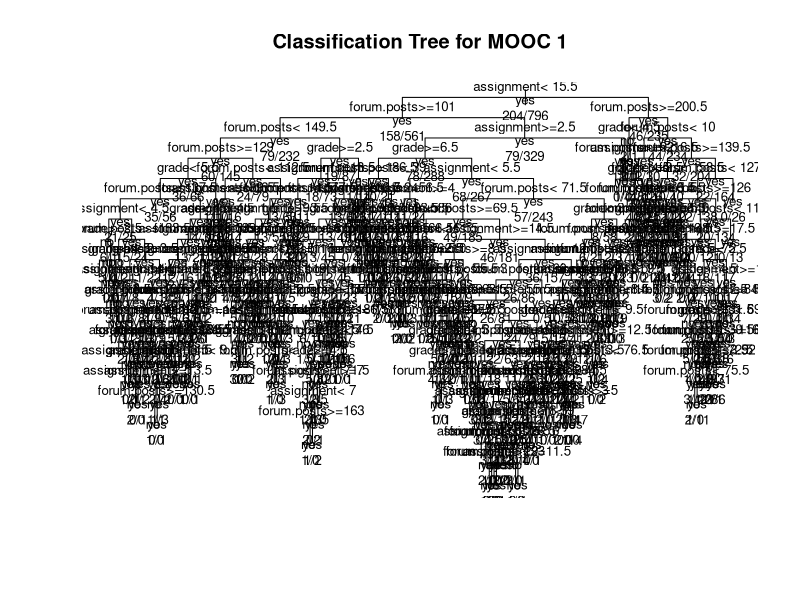
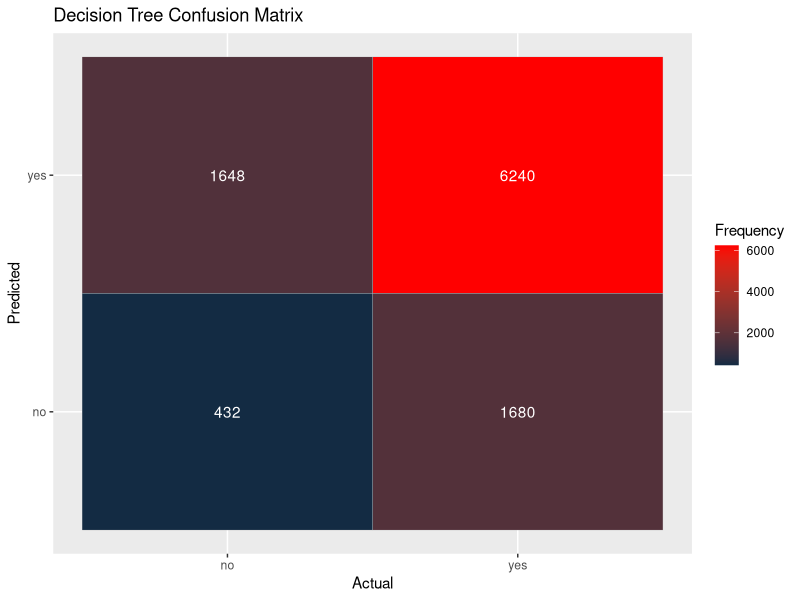
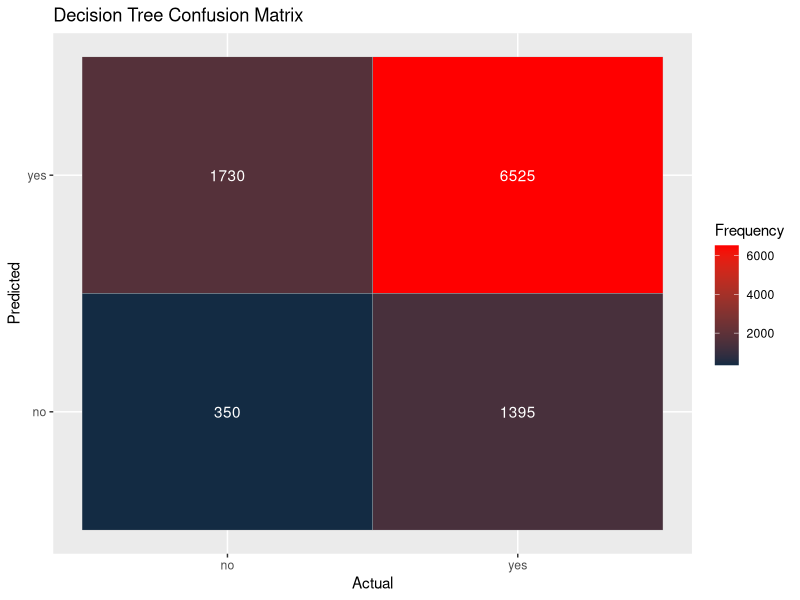

R code for these plots, in order:
## ---- chunk 1
library(rpart)
library(ggplot2)
## ---- chunk 2
#Upload the data sets MOOC1.csv and MOOC2.csv
M1 <- read.csv('MOOC1.csv', header = TRUE)

M2 <- read.csv('MOOC2.csv', header = TRUE)

## ---- chunk 3
#Using the rpart package generate a classification tree predicting certified from the other variables in the M1 data frame.
library(rpart)
c.tree1 <- rpart(certified ~ forum.posts + grade + assignment,
  	method="class", data=M1, control =rpart.control(minsplit=1, cp=0.001))


#Check the results from the classifcation tree using the printcp() command

printcp(c.tree1)

#Plot your tree
plot(c.tree1, uniform=TRUE, 
  	main="Classification Tree for MOOC 1")
text(c.tree1, use.n=TRUE, all=TRUE, cex=.8)

post(c.tree1, file = "MOOC1_tree.ps", 
  	title = "Classification Tree for MOOC1")

## ---- chunk 4
c.tree2 <- prune(c.tree1, cp = 0.0016340)

#Visualize this tree and compare it to the one you generated earlier

post(c.tree2, file = "tree2.ps", title = "MOOC") #This creates a pdf image of the tree
## ---- chunk 5
M2$predict1 <- predict(c.tree1, M2, type = "class")

M2$predict2 <- predict(c.tree2, M2, type = "class")

table(M2$certified, M2$predict1)

table(M2$certified, M2$predict2)

## ---- chunk 6
confuse1 <- as.data.frame(table(M2$certified, M2$predict1))

confuse2 <- as.data.frame(table(M2$certified, M2$predict2))

viz1 <- ggplot(confuse1)
viz2 <- ggplot(confuse2)

viz1 + geom_tile(aes(x=Var1, y=Var2, fill=Freq), color = "gray") + scale_x_discrete(name="Actual") + scale_y_discrete(name="Predicted") + scale_fill_gradient(high = "red") + labs(fill="Frequency", title = "Decision Tree Confusion Matrix") + geom_text(data = confuse1, aes(x=Var1, y=Var2, label=Freq), color = "white")

viz2 + geom_tile(aes(x=Var1, y=Var2, fill=Freq), color = "gray") + scale_x_discrete(name="Actual") + scale_y_discrete(name="Predicted") + scale_fill_gradient(high = "red") + labs(fill="Frequency", title = "Decision Tree Confusion Matrix") + geom_text(data = confuse2, aes(x=Var1, y=Var2, label=Freq), color = "white")
## ---- chunk 7
tab1 = table(M2$certified, M2$predict1)

tab2 = table(M2$certified, M2$predict2)


p1 = (tab1[1,2] + tab1[2,1])/sum(tab1[1:2, 1:2])
p2 = (tab2[1,2] + tab2[2,1])/sum(tab2[1:2, 1:2])

p1

p2
